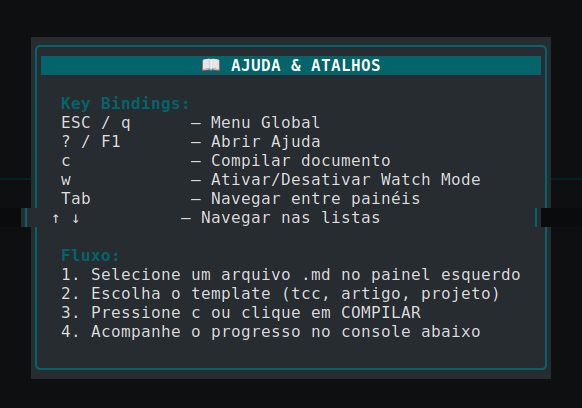
#> input picture assets/atalhos_v2_m2t.png, 582 x 408 px
$ python -i logo_renderer.py   (imports and definitions only)
#> lines starting #> are read from the running program, lines starting #| are printed output that depends on the picture
from typing import cast
from PIL import Image
from rich.text import Text
import os

# Paleta de cores "Sunset" do OpenClaude
SUNSET_GRADIENT = [
    (255, 180, 100),
    (240, 140, 80),
    (217, 119, 87),
    (193, 95, 60),
    (160, 75, 55),
    (130, 60, 50),
]

def lerp_rgb(a: tuple[int, int, int], b: tuple[int, int, int], t: float) -> tuple[int, int, int]:
    return tuple(int(a[i] + (b[i] - a[i]) * t) for i in range(3))  # type: ignore[return-value]

def get_gradient_color(stops: list[tuple[int, int, int]], t: float) -> tuple[int, int, int]:
    t = max(0, min(1, t))
    s = t * (len(stops) - 1)
    i = int(s)
    if i >= len(stops) - 1:
        return stops[-1]

    fraction = s - i
    return lerp_rgb(stops[i], stops[i + 1], fraction)

def render_logo_to_text(path: str, width: int = 80, alpha_threshold: int = 30, use_gradient: bool = True) -> Text:
    """
    Converte uma imagem para caracteres half-block do Rich.
    Se use_gradient=True, aplica o gradiente estilo OpenClaude.
    """
#> called with path = '../assets/atalhos_v2_m2t.png', width = 80, alpha_threshold = 30, use_gradient = True
    if not os.path.exists(path):
        return Text("Mark2TeX", style="bold #03656b")

    try:
        img = Image.open(path).convert("RGBA")
        aspect = img.height / img.width
#> aspect = 0.701
        h = int(width * aspect * 0.5)
#> h = 28
        img = img.resize((width, h * 2), Image.Resampling.LANCZOS)
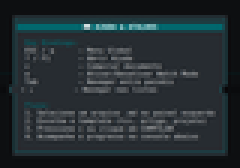
#> img: PIL image 80x56 RGBA (shown 3 times larger); mean R, G, B, A 37.3, 46.3, 50.5, 255

        out = Text()
        for y in range(0, h * 2, 2):
            t_line = y / (h * 2 if h * 2 > 0 else 1)

            for x in range(width):
                r1, g1, b1, a1 = cast(tuple[int, int, int, int], img.getpixel((x, y)))
                if y + 1 < img.height:
                    r2, g2, b2, a2 = cast(tuple[int, int, int, int], img.getpixel((x, y + 1)))
                else:
                    r2, g2, b2, a2 = r1, g1, b1, a1

                top_ok = a1 >= alpha_threshold
                bot_ok = a2 >= alpha_threshold

                if not top_ok and not bot_ok:
                    out.append(" ")
                    continue

                if use_gradient:
                    t_char = t_line * 0.5 + (x / (width if width > 0 else 1)) * 0.5
                    color_top = get_gradient_color(SUNSET_GRADIENT, t_char)
                    color_bot = get_gradient_color(SUNSET_GRADIENT, t_char + 0.05)

                    c1 = f"rgb({color_top[0]},{color_top[1]},{color_top[2]})"
                    c2 = f"rgb({color_bot[0]},{color_bot[1]},{color_bot[2]})"
                else:
                    c1 = f"rgb({r1},{g1},{b1})"
                    c2 = f"rgb({r2},{g2},{b2})"

                if not top_ok:
                    out.append("▄", style=c2)
                elif not bot_ok:
                    out.append("▀", style=c1)
                else:
                    out.append("▀", style=f"{c1} on {c2}")
            out.append("\n")
        return out
    except Exception as e:
        return Text(f"Erro ao carregar logo: {e}", style="red")

>>> result = render_logo_to_text('../assets/atalhos_v2_m2t.png')

$ run again, on assets/dashboard_v2_m2t.png
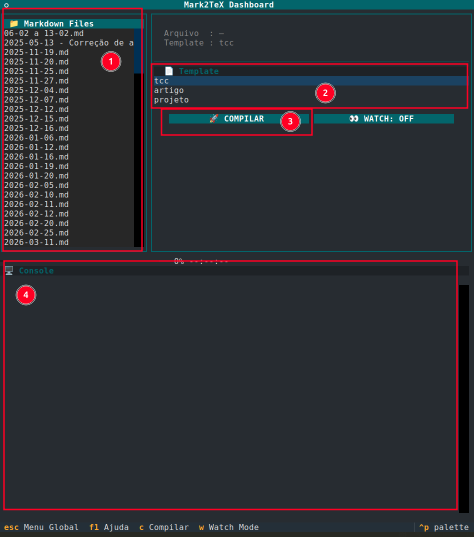
#> input picture assets/dashboard_v2_m2t.png, 948 x 1074 px (shown at 1/2 size)
#> in render_logo_to_text, `img = img.resize((width, h * 2), Image.Resampling.LANCZOS)`:
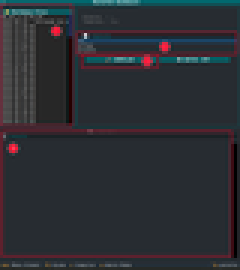
#> img: PIL image 80x90 RGBA (shown 3 times larger); mean R, G, B, A 44.5, 46.8, 52.1, 255

$ run again, on assets/modo_watch_v2_m2t.png
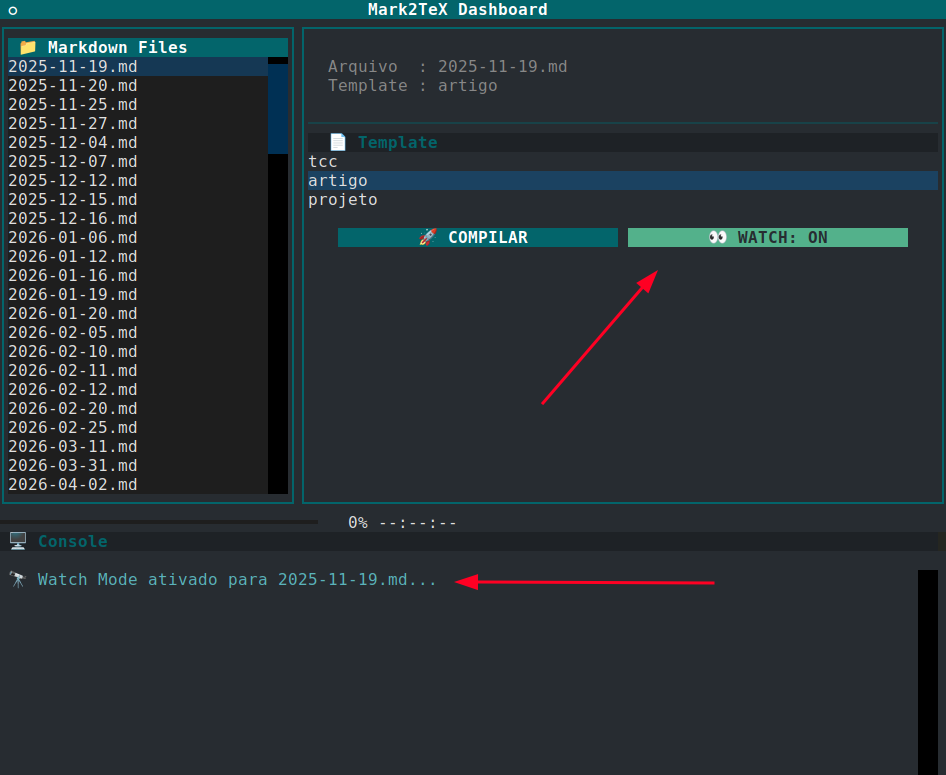
#> input picture assets/modo_watch_v2_m2t.png, 946 x 775 px
#> in render_logo_to_text, `img = img.resize((width, h * 2), Image.Resampling.LANCZOS)`:
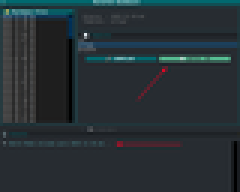
#> img: PIL image 80x64 RGBA (shown 3 times larger); mean R, G, B, A 38.8, 48.4, 52.9, 255
